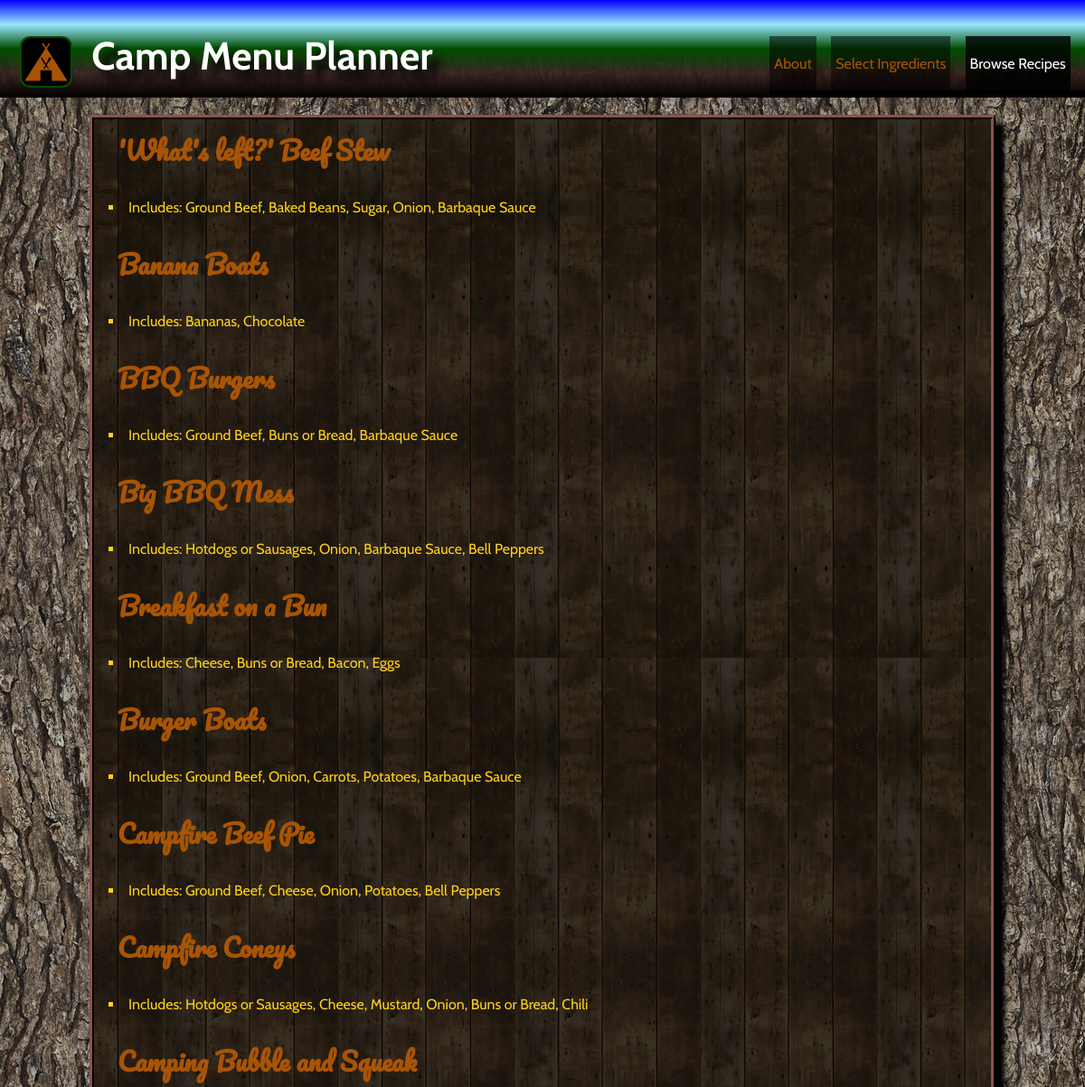
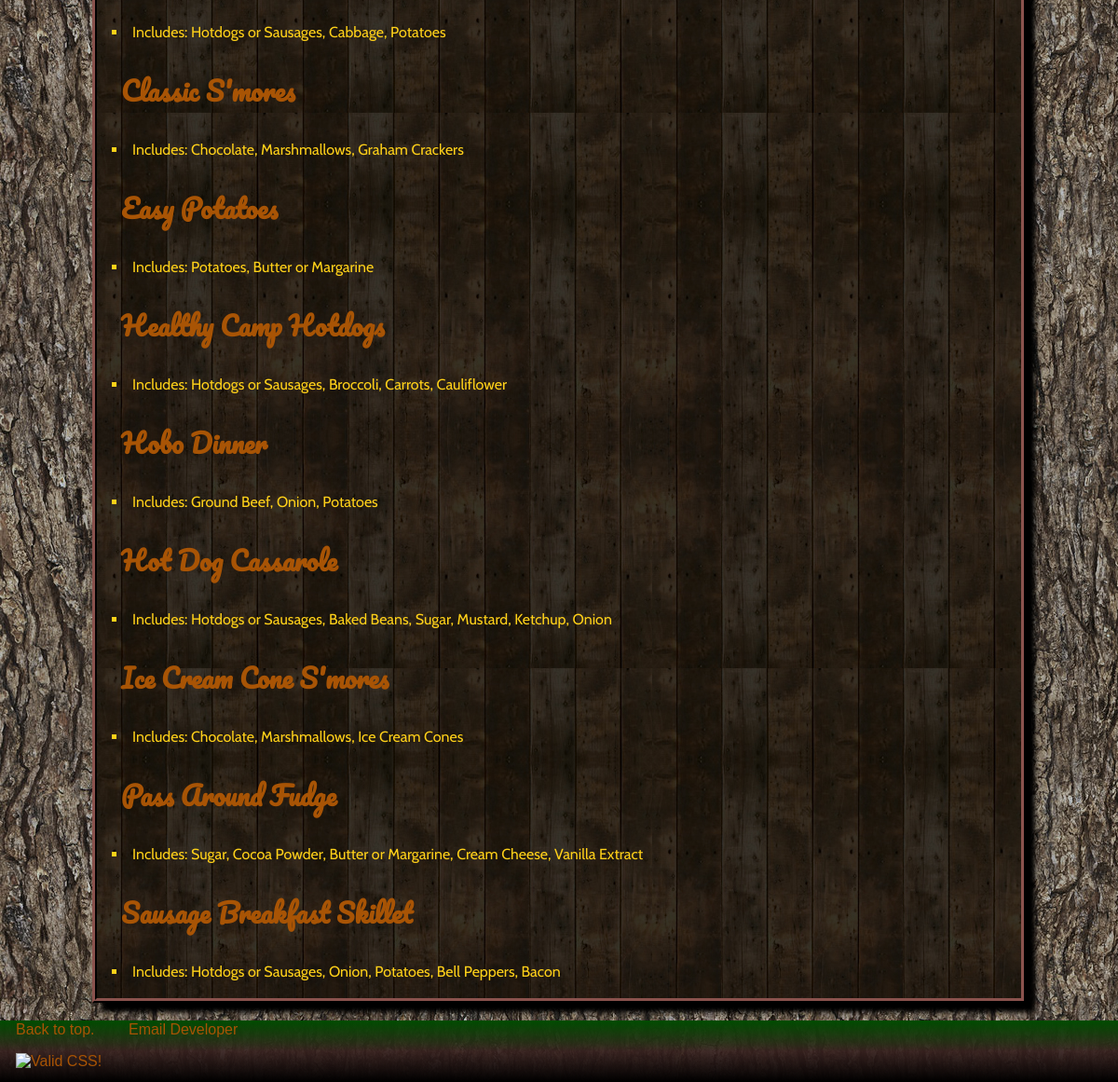
Screenshot of /browse.php with the database file from the repository (2 pictures, top to bottom).
### tables this page shows
CREATE TABLE IF NOT EXISTS `recipes` (
  `id` int(11) NOT NULL AUTO_INCREMENT,
  `recipe_name` varchar(75) NOT NULL,
  `recipe_body` text NOT NULL,
  `included_ingredients` set('beef','hotdogs','beans','cheese','sugar','mustard','ketchup','onion','buns','chili','broccoli','carrot','cauliflower','cabbage','potato','bbq','bell_pepper','banana','chocolate','cocoa','butter','cream_chz','vanilla','marshmallow','cone','graham','bacon','eggs') NOT NULL,
  PRIMARY KEY (`id`),
  UNIQUE KEY `recipe_name` (`recipe_name`)
);

### inc/functions.php (the view, shortened to what this page needs)
<?php
    function recipesShortForm($recipeResults, $keys)
    {
        $recipe_html = '';
        foreach ($recipeResults as $recipe) {
            $recipe_html .= "<a href='browse.php?id={$recipe['id']}'><h4>
                {$recipe['recipe_name']}</h4></a><br><li>Includes: ";
            $included_ingredients = explode(',',$recipe['included_ingredients']);
            foreach ($included_ingredients as $ingredient) {
                $recipe_html .= "{$keys[$ingredient]}, ";
            }
            $recipe_html = rtrim($recipe_html, ', ');
            $recipe_html .= "</li><br>";
        }
        return $recipe_html;
    }

### css/style.css (style rules this page uses)
body { background-image: url("../img/tree.jpg"); background-attachment: fixed; -webkit-box-sizing: border-box; -moz-box-sizing: border-box; box-sizing: border-box; }
a:link { text-decoration: none; color: #a85405; }
.recipes li { list-style: square; }
.recipes h4 { font-family: 'Pacifico', cursive; font-size: 1.75em; margin: 10px; }

### rows the page displays
recipes: recipe_name "'What's left?' Beef Stew"
recipes: recipe_name "Banana Boats"
recipes: recipe_name "BBQ Burgers"
recipes: recipe_name "Big BBQ Mess"
recipes: recipe_name "Breakfast on a Bun"
recipes: recipe_name "Burger Boats"
recipes: recipe_name "Campfire Beef Pie"
recipes: recipe_name "Campfire Coneys"
recipes: recipe_name "Camping Bubble and Squeak"
recipes: recipe_name "Classic S'mores"
recipes: recipe_name "Easy Potatoes"
recipes: recipe_name "Healthy Camp Hotdogs"
recipes: recipe_name "Hobo Dinner"
recipes: recipe_name "Hot Dog Cassarole"
recipes: recipe_name "Ice Cream Cone S'mores"
recipes: recipe_name "Pass Around Fudge"
recipes: recipe_name "Sausage Breakfast Skillet"
